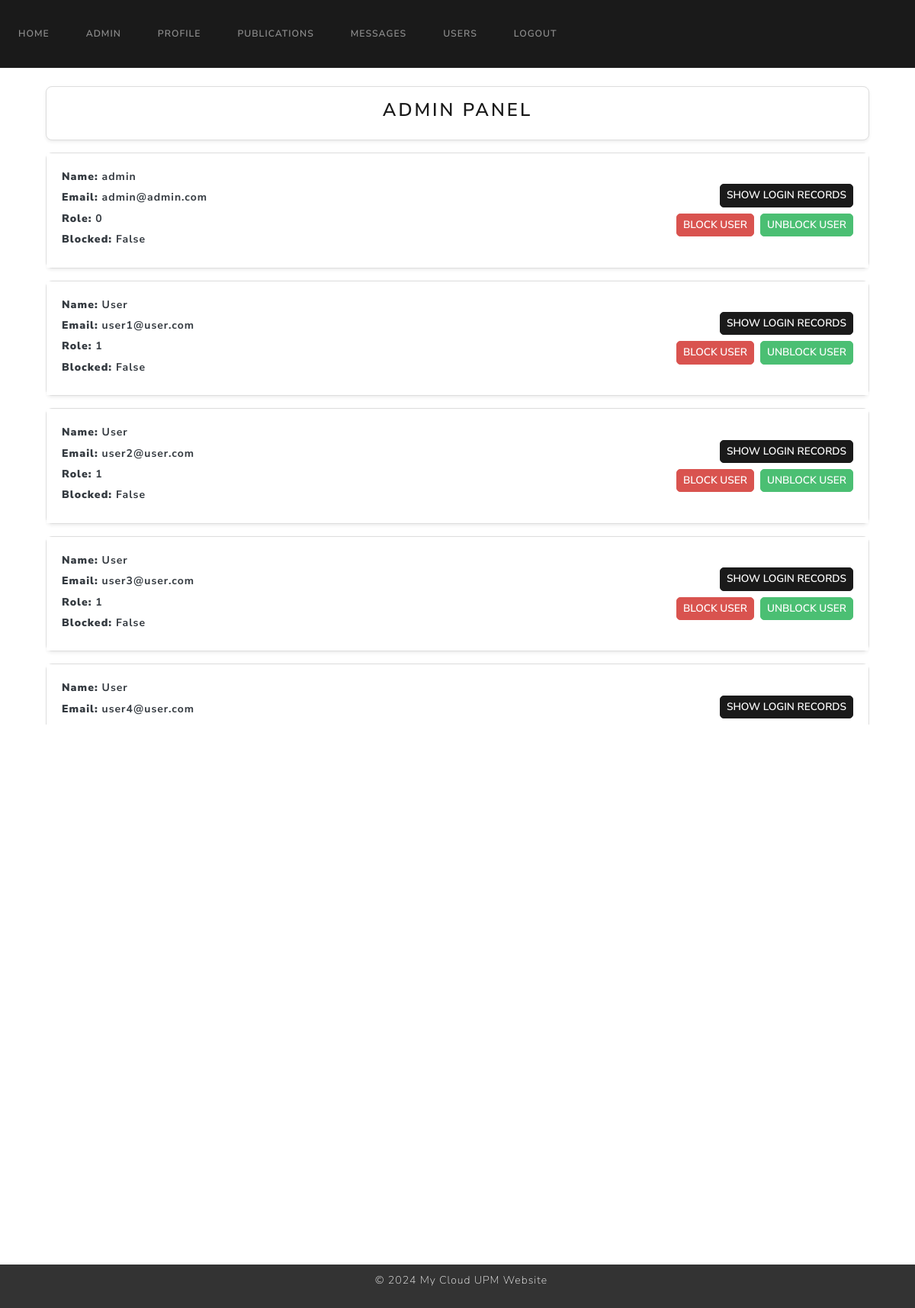
The page /admin (signed in) on the database its author committed.
### website/models.py (models this page shows)
class User(UserMixin, db.Model):
    id = db.Column(db.Integer, primary_key=True)
    name = db.Column(db.String(100), unique=False, nullable=False)
    surname = db.Column(db.String(100), unique=False, nullable=False)
    email = db.Column(db.String(100), unique=True, nullable=False)
    password = db.Column(db.String(100), nullable=False)
    bio = db.Column(db.Text, default="This is my bio.")  # Bio field
    role = db.Column(db.Integer, nullable=False, default=1)  # 0 para admin, 1 para usuario regular
    is_blocked = db.Column(db.Boolean, nullable=False, default=False)  # Nuevo campo para indicar si el usuario está bloqueado
    profile_pic = db.Column(db.String(150), default='default.jpg')
    twitter = db.Column(db.String(255), nullable=True)    # Twitter URL
    linkedin = db.Column(db.String(255), nullable=True)   # LinkedIn URL
    publications = db.relationship('Publication')
    login_records = db.relationship('LoginRecord')

### website/views.py (the view)
@views.route('/admin')
@login_required
def admin():
    if current_user.role != 0:
        flash('You are not allowed to access this page', category='error')
        print('You are not allowed to access this page')
        return redirect(url_for('views.home'))
    users = User.query.all()
    login_records = LoginRecord.query.all()
    return render_template('admin.html', user=current_user, users=users, login_records=login_records)

### website/templates/admin.html (shortened to what this page needs)
{% extends "base.html" %}
{% block content %}
<div class="container mt-4">
    <div class="card shadow-sm p-3 bg-white">
        <h3 class="text-center">Admin Panel</h3>
    </div>
    <div class="mt-3" style="max-height: 750px; overflow-y: auto;">
        {% for user in users %}
        <div class="card shadow-sm mb-3 bg-white">
            <div class="card-body">
                <div class="row align-items-center">
                    <div class="col-md-8">
                        <p class="text-dark fw-bold"><strong>Name:</strong> {{ user.name }}</p>
                        <p class="text-dark fw-bold"><strong>Email:</strong> {{ user.email }}</p>
                        <p class="text-dark fw-bold"><strong>Role:</strong> {{ user.role }}</p>
                        <p class="text-dark fw-bold"><strong>Blocked:</strong> {{ user.is_blocked }}</p>
                    </div>
                    <div class="col-md-4 text-end">
                        <button class="btn btn-sm btn-primary mb-2" type="button" data-bs-toggle="collapse"
                                data-bs-target="#loginRecords{{ user.id }}" aria-expanded="false"
                                aria-controls="loginRecords{{ user.id }}" onclick="this.style.display='none'">
                            Show Login Records
                        </button>
                        <div class="d-flex justify-content-end gap-2">
                            <form action="{{ url_for('views.block_user', user_id=user.id) }}" method="post">
                                <button type="submit" class="btn btn-sm btn-danger">Block User</button>
                            </form>
                            <form action="{{ url_for('views.unblock_user', user_id=user.id) }}" method="post">
                                <button type="submit" class="btn btn-sm btn-success">Unblock User</button>
                            </form>
                        </div>
                    </div>
                </div>
            </div>
        </div>
        {% endfor %}
    </div>
</div>
{% endblock %}

### website/templates/admin.html (style rules this page uses)
.card { border: 1px solid #ddd; border-radius: 8px; }
.card-body p { margin-bottom: 0.4rem; }
.btn { border-radius: 5px; }
.btn-sm { padding: 4px 8px; font-size: 0.85rem; }
.text-dark { color: #212529; }
.fw-bold { font-weight: 600; }
.card.shadow-sm { box-shadow: 0 2px 4px rgba(0, 0, 0, 0.1); background-color: #fff; }
.card-body { background-color: #fff; }
.d-flex.gap-2 > form { margin: 0; }

### rows shown on the page
User: name "admin", email "admin@admin.com", role "0", is_blocked "False"
User: name "User", email "user1@user.com", role "1", is_blocked "False"
User: name "User", email "user2@user.com", role "1", is_blocked "False"
User: name "User", email "user3@user.com", role "1", is_blocked "False"
User: name "User", email "user4@user.com"
